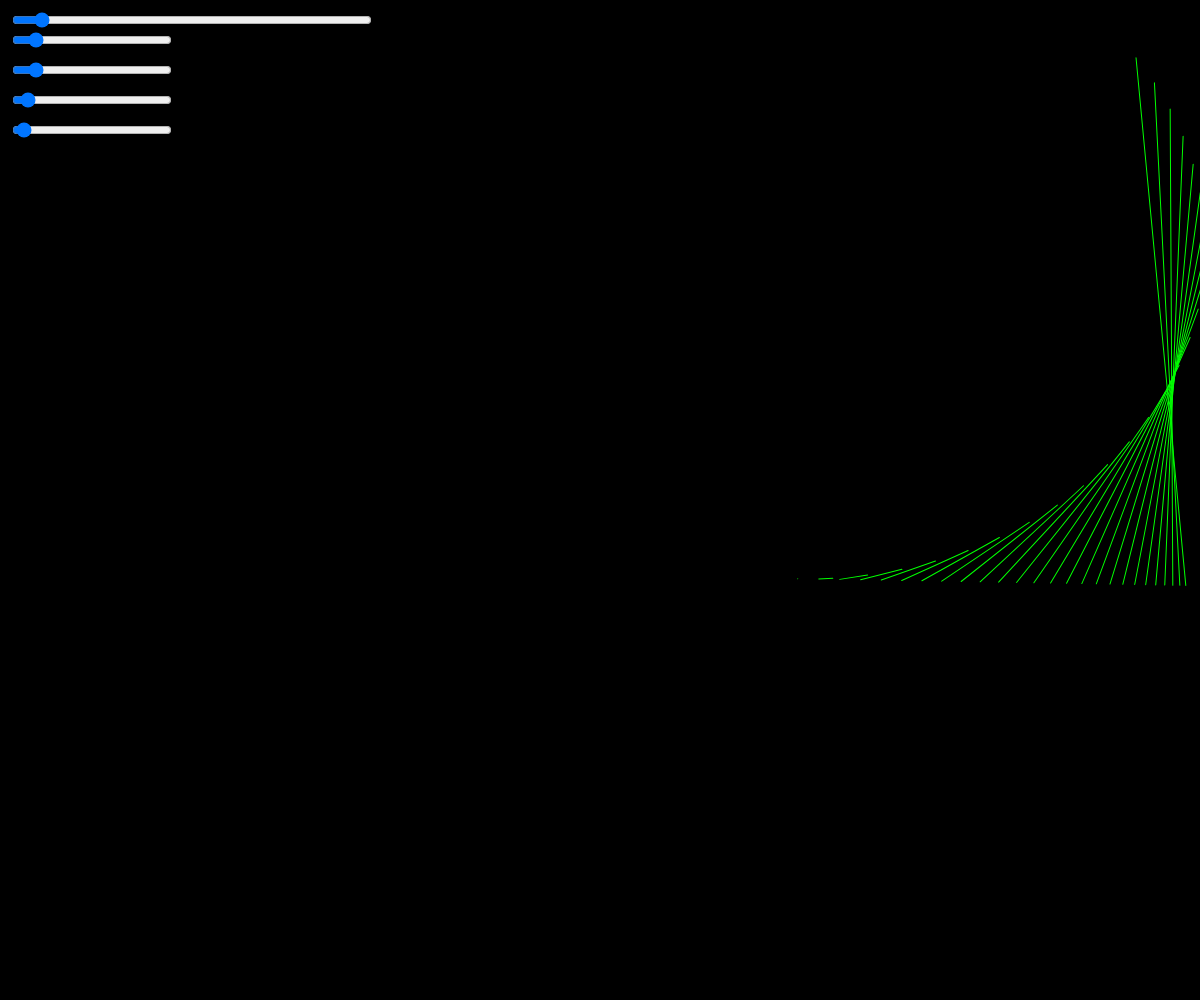
Frame 1 (no input)
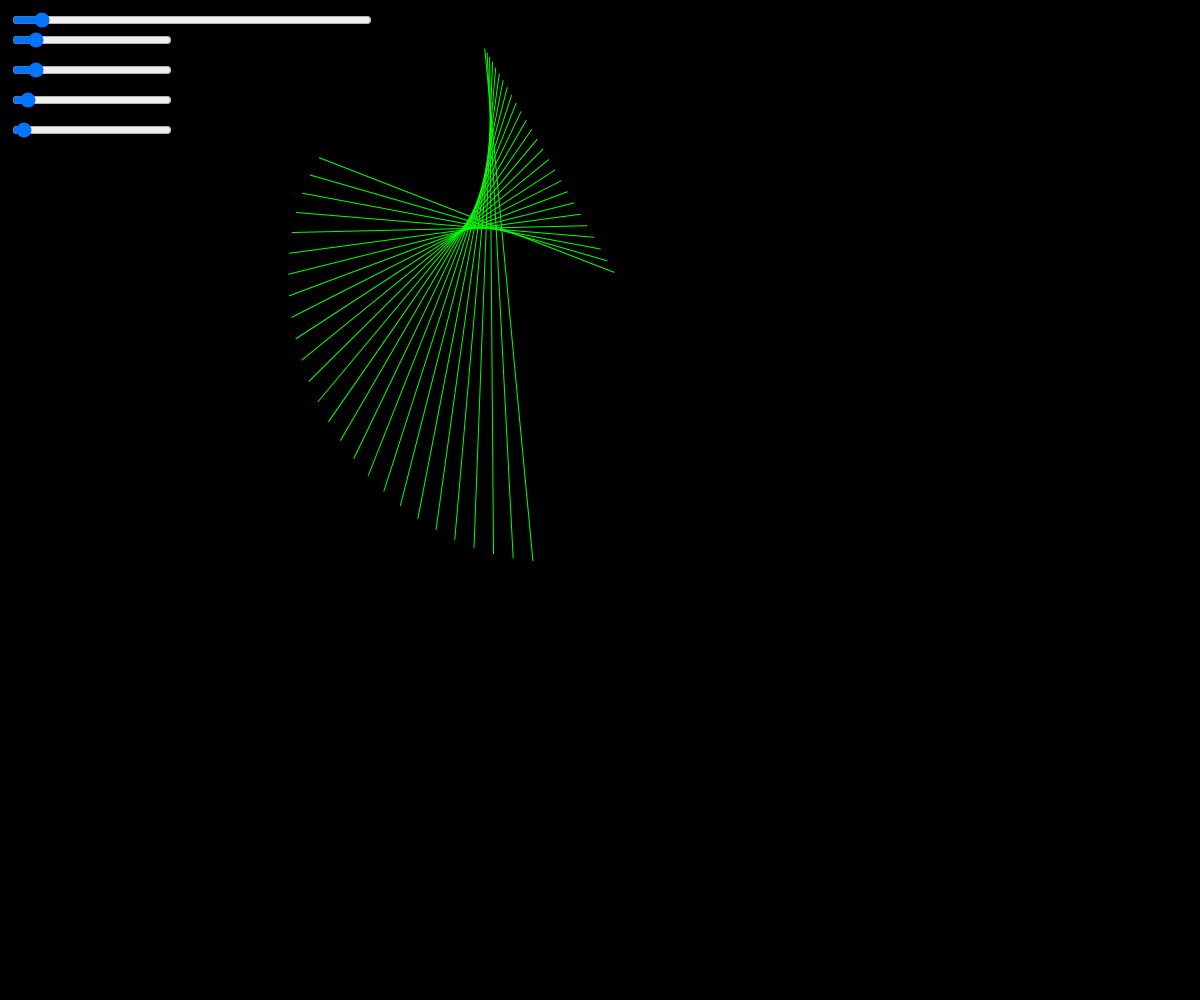
Frame 60 (no input)
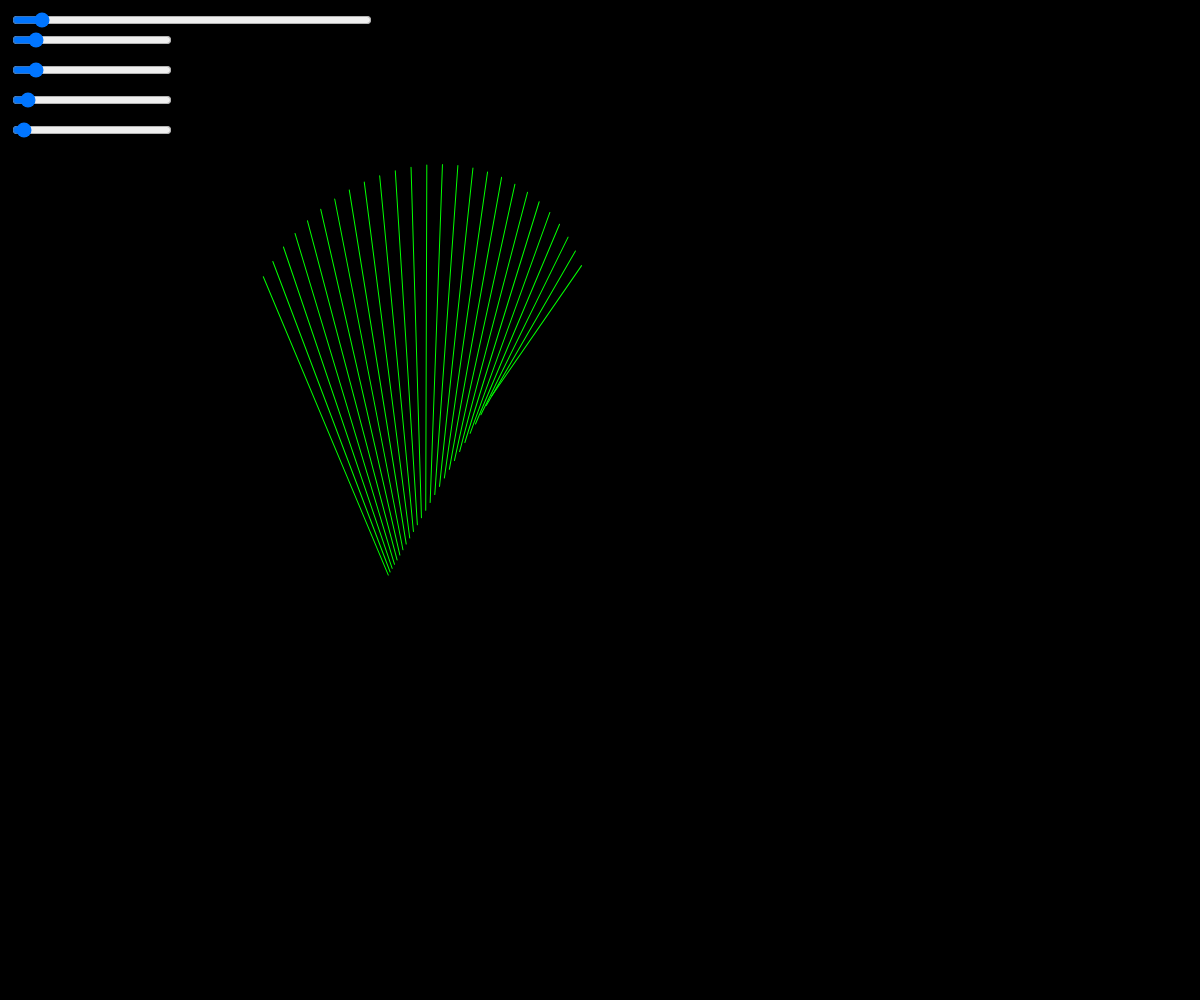
Frame 120 (the mouse pressed at the canvas centre since frame 60)

The p5.js sketch that drew these frames (run headless with seeded random() and noise() and a simulated clock; from frame 60 on, the mouse is pressed at the canvas centre):

// p5.js sketch
// ── sketch.js
let t=0; // for getting sine and cos values
let xoff =0; // for random walk x
let yoff =100; // for random walk y
let zoff = 0;  // for amplitude
let lineSilder;
let xfreqSlider;
let x1freqSlider;
let yfreqSlider;
let y1freqSlider;

function setup() {
  createCanvas(windowWidth, windowHeight);
  background(0);
  angleMode(DEGREES);
  lineSlider = createSlider(3, 360, 26); //default num of lines 26
  lineSlider.position(10, 10);
  lineSlider.style('width', '80px');
  lineSlider.size(360);
  xfreqSlider = createSlider(1, 36, 5); //default num of lines 26
  xfreqSlider.position(10, 30);
  xfreqSlider.style('width', '80px');
  xfreqSlider.size(160);
  yfreqSlider = createSlider(1, 36, 5); //default num of lines 26
  yfreqSlider.position(10, 60);
  yfreqSlider.style('width', '80px');
  yfreqSlider.size(160);
  x1freqSlider = createSlider(1, 36, 3); //default num of lines 26
  x1freqSlider.position(10, 90);
  x1freqSlider.style('width', '80px');
  x1freqSlider.size(160);
  y1freqSlider = createSlider(1,36, 2); //default num of lines 26
  y1freqSlider.position(10, 120);
  y1freqSlider.style('width', '80px');
  y1freqSlider.size(160);
  
}

function draw() {
  background(0);
  
  translate(noise(xoff)*width,noise(yoff)*height); //noise so the origin has a smooth random walk
  rotate(frameCount%360);   // also rotates for more in a circle for more fluide movement
  strokeWeight(1);
  stroke(0,255,0);
  let nLines = lineSlider.value(); // sets the numer of lines from silder value before loop
  for (let i = 0;i<nLines;i++){
  line(getx(t+i),gety(t+i),getx1(t+i),gety1(t+1));
  
  }
  t++;
  xoff+=0.007;
  yoff+=0.007;
  zoff+=0.007;
}


function getx(t){
  return sin(t*xfreqSlider.value())*noise(zoff)*width/2;
  //return t
}


function gety(t){
  return cos(t*yfreqSlider.value())*noise(zoff)*height/2; 
  //return t;
}



function getx1(t){
  return sin(t*x1freqSlider.value())*noise(zoff)*width/2;
  //return t
}


function gety1(t){
  return cos(t*y1freqSlider.value())*noise(zoff)*height/2; 
  //return t;
}
